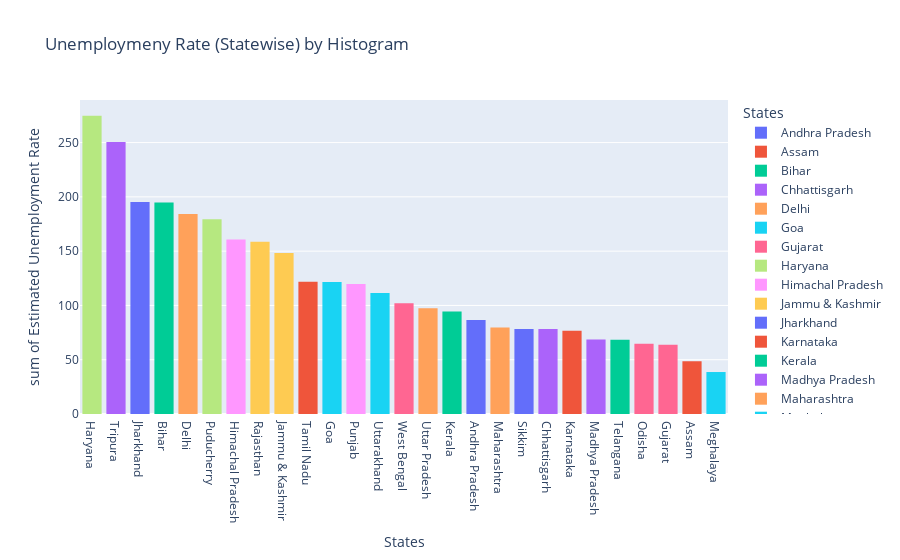

Notebook code for this chart:
### Code cell
fg = px.histogram(data,x='States',y='Estimated Unemployment Rate',color='States',
                  title='Unemploymeny Rate (Statewise) by Histogram',template='plotly')
fg.update_layout(xaxis={'categoryorder':'total descending'})
fg.show()

### Figure 1 — Plotly figure (JSON) as saved in the notebook; plotly's stock layout.template omitted (floating-point values rounded to 4 significant figures)
{"data": [{"alignmentgroup": "True", "bingroup": "x", "histfunc": "sum", "hovertemplate": "States=%{x}<br>sum of Estimated Unemployment Rate=%{y}<extra></extra>", "legendgroup": "Andhra Pradesh", "marker": {"color": "#636efa", "pattern": {"shape": ""}}, "name": "Andhra Pradesh", "offsetgroup": "Andhra Pradesh", "orientation": "v", "showlegend": true, "type": "histogram", "x": ["Andhra Pradesh", "Andhra Pradesh", "Andhra Pradesh", "Andhra Pradesh", "Andhra Pradesh", "Andhra Pradesh", "Andhra Pradesh", "Andhra Pradesh", "Andhra Pradesh", "Andhra Pradesh"], "xaxis": "x", "y": [5.48, 5.83, 5.79, 20.51, 17.43, 3.31, 8.34, 6.96, 6.4, 6.59], "yaxis": "y"}, {"alignmentgroup": "True", "bingroup": "x", "histfunc": "sum", "hovertemplate": "States=%{x}<br>sum of Estimated Unemployment Rate=%{y}<extra></extra>", "legendgroup": "Assam", "marker": {"color": "#EF553B", "pattern": {"shape": ""}}, "name": "Assam", "offsetgroup": "Assam", "orientation": "v", "showlegend": true, "type": "histogram", "x": ["Assam", "Assam", "Assam", "Assam", "Assam", "Assam", "Assam", "Assam", "Assam", "Assam"], "xaxis": "x", "y": [4.66, 4.41, 4.77, 11.06, 9.55, 0.6, 3.77, 5.53, 1.19, 3.02], "yaxis": "y"}, {"alignmentgroup": "True", "bingroup": "x", "histfunc": "sum", "hovertemplate": "States=%{x}<br>sum of Estimated Unemployment Rate=%{y}<extra></extra>", "legendgroup": "Bihar", "marker": {"color": "#00cc96", "pattern": {"shape": ""}}, "name": "Bihar", "offsetgroup": "Bihar", "orientation": "v", "showlegend": true, "type": "histogram", "x": ["Bihar", "Bihar", "Bihar", "Bihar", "Bihar", "Bihar", "Bihar", "Bihar", "Bihar", "Bihar"], "xaxis": "x", "y": [10.61, 10.29, 15.43, 46.64, 45.96, 17.82, 12.79, 13.44, 11.91, 9.82], "yaxis": "y"}, {"alignmentgroup": "True", "bingroup": "x", "histfunc": "sum", "hovertemplate": "States=%{x}<br>sum of Estimated Unemployment Rate=%{y}<extra></extra>", "legendgroup": "Chhattisgarh", "marker": {"color": "#ab63fa", "pattern": {"shape": ""}}, "name": "Chhattisgarh", "offsetgroup": "Chhattisgarh", "orientation": "v", "showlegend": true, "type": "histogram", "x": ["Chhattisgarh", "Chhattisgarh", "Chhattisgarh", "Chhattisgarh", "Chhattisgarh", "Chhattisgarh", "Chhattisgarh", "Chhattisgarh", "Chhattisgarh", "Chhattisgarh"], "xaxis": "x", "y": [9.65, 8.38, 7.54, 3.41, 10.5, 14.23, 10.27, 5.63, 1.96, 6.62], "yaxis": "y"}, {"alignmentgroup": "True", "bingroup": "x", "histfunc": "sum", "hovertemplate": "States=%{x}<br>sum of Estimated Unemployment Rate=%{y}<extra></extra>", "legendgroup": "Delhi", "marker": {"color": "#FFA15A", "pattern": {"shape": ""}}, "name": "Delhi", "offsetgroup": "Delhi", "orientation": "v", "showlegend": true, "type": "histogram", "x": ["Delhi", "Delhi", "Delhi", "Delhi", "Delhi", "Delhi", "Delhi", "Delhi", "Delhi", "Delhi"], "xaxis": "x", "y": [22.23, 14.84, 17.04, 16.68, 42.27, 18.19, 20.3, 13.79, 12.53, 6.27], "yaxis": "y"}, {"alignmentgroup": "True", "bingroup": "x", "histfunc": "sum", "hovertemplate": "States=%{x}<br>sum of Estimated Unemployment Rate=%{y}<extra></extra>", "legendgroup": "Goa", "marker": {"color": "#19d3f3", "pattern": {"shape": ""}}, "name": "Goa", "offsetgroup": "Goa", "orientation": "v", "showlegend": true, "type": "histogram", "x": ["Goa", "Goa", "Goa", "Goa", "Goa", "Goa", "Goa", "Goa", "Goa", "Goa"], "xaxis": "x", "y": [8.89, 2.81, 5.25, 13.31, 21.25, 9.96, 17.07, 16.21, 15.38, 11.54], "yaxis": "y"}, {"alignmentgroup": "True", "bingroup": "x", "histfunc": "sum", "hovertemplate": "States=%{x}<br>sum of Estimated Unemployment Rate=%{y}<extra></extra>", "legendgroup": "Gujarat", "marker": {"color": "#FF6692", "pattern": {"shape": ""}}, "name": "Gujarat", "offsetgroup": "Gujarat", "orientation": "v", "showlegend": true, "type": "histogram", "x": ["Gujarat", "Gujarat", "Gujarat", "Gujarat", "Gujarat", "Gujarat", "Gujarat", "Gujarat", "Gujarat", "Gujarat"], "xaxis": "x", "y": [5.54, 6.38, 6.66, 18.71, 12.11, 3.2, 1.84, 1.87, 3.42, 4.03], "yaxis": "y"}, {"alignmentgroup": "True", "bingroup": "x", "histfunc": "sum", "hovertemplate": "States=%{x}<br>sum of Estimated Unemployment Rate=%{y}<extra></extra>", "legendgroup": "Haryana", "marker": {"color": "#B6E880", "pattern": {"shape": ""}}, "name": "Haryana", "offsetgroup": "Haryana", "orientation": "v", "showlegend": true, "type": "histogram", "x": ["Haryana", "Haryana", "Haryana", "Haryana", "Haryana", "Haryana", "Haryana", "Haryana", "Haryana", "Haryana"], "xaxis": "x", "y": [20.34, 25.77, 25.05, 43.22, 29.02, 26.7, 24.18, 33.5, 19.68, 27.31], "yaxis": "y"}, {"alignmentgroup": "True", "bingroup": "x", "histfunc": "sum", "hovertemplate": "States=%{x}<br>sum of Estimated Unemployment Rate=%{y}<extra></extra>", "legendgroup": "Himachal Pradesh", "marker": {"color": "#FF97FF", "pattern": {"shape": ""}}, "name": "Himachal Pradesh", "offsetgroup": "Himachal Pradesh", "orientation": "v", "showlegend": true, "type": "histogram", "x": ["Himachal Pradesh", "Himachal Pradesh", "Himachal Pradesh", "Himachal Pradesh", "Himachal Pradesh", "Himachal Pradesh", "Himachal Pradesh", "Himachal Pradesh", "Himachal Pradesh", "Himachal Pradesh"], "xaxis": "x", "y": [16.83, 16.84, 18.76, 2.2, 26.95, 13.47, 24.31, 15.79, 12.04, 13.46], "yaxis": "y"}, {"alignmentgroup": "True", "bingroup": "x", "histfunc": "sum", "hovertemplate": "States=%{x}<br>sum of Estimated Unemployment Rate=%{y}<extra></extra>", "legendgroup": "Jammu & Kashmir", "marker": {"color": "#FECB52", "pattern": {"shape": ""}}, "name": "Jammu & Kashmir", "offsetgroup": "Jammu & Kashmir", "orientation": "v", "showlegend": true, "type": "histogram", "x": ["Jammu & Kashmir", "Jammu & Kashmir", "Jammu & Kashmir", "Jammu & Kashmir", "Jammu & Kashmir", "Jammu & Kashmir", "Jammu & Kashmir", "Jammu & Kashmir", "Jammu & Kashmir"], "xaxis": "x", "y": [21.08, 20.78, 15.5, 18.74, 17.92, 10.88, 11.09, 16.17, 16.14], "yaxis": "y"}, {"alignmentgroup": "True", "bingroup": "x", "histfunc": "sum", "hovertemplate": "States=%{x}<br>sum of Estimated Unemployment Rate=%{y}<extra></extra>", "legendgroup": "Jharkhand", "marker": {"color": "#636efa", "pattern": {"shape": ""}}, "name": "Jharkhand", "offsetgroup": "Jharkhand", "orientation": "v", "showlegend": true, "type": "histogram", "x": ["Jharkhand", "Jharkhand", "Jharkhand", "Jharkhand", "Jharkhand", "Jharkhand", "Jharkhand", "Jharkhand", "Jharkhand", "Jharkhand"], "xaxis": "x", "y": [10.61, 11.85, 8.23, 47.09, 59.23, 20.95, 7.63, 9.76, 8.24, 11.8], "yaxis": "y"}, {"alignmentgroup": "True", "bingroup": "x", "histfunc": "sum", "hovertemplate": "States=%{x}<br>sum of Estimated Unemployment Rate=%{y}<extra></extra>", "legendgroup": "Karnataka", "marker": {"color": "#EF553B", "pattern": {"shape": ""}}, "name": "Karnataka", "offsetgroup": "Karnataka", "orientation": "v", "showlegend": true, "type": "histogram", "x": ["Karnataka", "Karnataka", "Karnataka", "Karnataka", "Karnataka", "Karnataka", "Karnataka", "Karnataka", "Karnataka", "Karnataka"], "xaxis": "x", "y": [2.86, 3.61, 3.46, 29.84, 19.97, 8.44, 4.01, 0.5, 2.41, 1.58], "yaxis": "y"}, {"alignmentgroup": "True", "bingroup": "x", "histfunc": "sum", "hovertemplate": "States=%{x}<br>sum of Estimated Unemployment Rate=%{y}<extra></extra>", "legendgroup": "Kerala", "marker": {"color": "#00cc96", "pattern": {"shape": ""}}, "name": "Kerala", "offsetgroup": "Kerala", "orientation": "v", "showlegend": true, "type": "histogram", "x": ["Kerala", "Kerala", "Kerala", "Kerala", "Kerala", "Kerala", "Kerala", "Kerala", "Kerala", "Kerala"], "xaxis": "x", "y": [5.31, 7.6, 8.99, 16.99, 17.88, 9.71, 7.09, 10.98, 5.91, 3.88], "yaxis": "y"}, {"alignmentgroup": "True", "bingroup": "x", "histfunc": "sum", "hovertemplate": "States=%{x}<br>sum of Estimated Unemployment Rate=%{y}<extra></extra>", "legendgroup": "Madhya Pradesh", "marker": {"color": "#ab63fa", "pattern": {"shape": ""}}, "name": "Madhya Pradesh", "offsetgroup": "Madhya Pradesh", "orientation": "v", "showlegend": true, "type": "histogram", "x": ["Madhya Pradesh", "Madhya Pradesh", "Madhya Pradesh", "Madhya Pradesh", "Madhya Pradesh", "Madhya Pradesh", "Madhya Pradesh", "Madhya Pradesh", "Madhya Pradesh", "Madhya Pradesh"], "xaxis": "x", "y": [4.11, 4.57, 2.22, 12.36, 21.98, 6.48, 5.08, 4.7, 3.91, 3.13], "yaxis": "y"}, {"alignmentgroup": "True", "bingroup": "x", "histfunc": "sum", "hovertemplate": "States=%{x}<br>sum of Estimated Unemployment Rate=%{y}<extra></extra>", "legendgroup": "Maharashtra", "marker": {"color": "#FFA15A", "pattern": {"shape": ""}}, "name": "Maharashtra", "offsetgroup": "Maharashtra", "orientation": "v", "showlegend": true, "type": "histogram", "x": ["Maharashtra", "Maharashtra", "Maharashtra", "Maharashtra", "Maharashtra", "Maharashtra", "Maharashtra", "Maharashtra", "Maharashtra", "Maharashtra"], "xaxis": "x", "y": [4.95, 4.69, 5.79, 20.9, 15.46, 9.23, 3.89, 6.23, 4.55, 4.1], "yaxis": "y"}, {"alignmentgroup": "True", "bingroup": "x", "histfunc": "sum", "hovertemplate": "States=%{x}<br>sum of Estimated Unemployment Rate=%{y}<extra></extra>", "legendgroup": "Meghalaya", "marker": {"color": "#19d3f3", "pattern": {"shape": ""}}, "name": "Meghalaya", "offsetgroup": "Meghalaya", "orientation": "v", "showlegend": true, "type": "histogram", "x": ["Meghalaya", "Meghalaya", "Meghalaya", "Meghalaya", "Meghalaya", "Meghalaya", "Meghalaya", "Meghalaya", "Meghalaya", "Meghalaya"], "xaxis": "x", "y": [1.66, 3.59, 1.58, 10.03, 5.92, 1.15, 2.1, 3.74, 4.29, 4.6], "yaxis": "y"}, {"alignmentgroup": "True", "bingroup": "x", "histfunc": "sum", "hovertemplate": "States=%{x}<br>sum of Estimated Unemployment Rate=%{y}<extra></extra>", "legendgroup": "Odisha", "marker": {"color": "#FF6692", "pattern": {"shape": ""}}, "name": "Odisha", "offsetgroup": "Odisha", "orientation": "v", "showlegend": true, "type": "histogram", "x": ["Odisha", "Odisha", "Odisha", "Odisha", "Odisha", "Odisha", "Odisha", "Odisha", "Odisha", "Odisha"], "xaxis": "x", "y": [1.9, 3.12, 13.08, 23.76, 11.41, 3.77, 1.88, 1.42, 2.1, 2.18], "yaxis": "y"}, {"alignmentgroup": "True", "bingroup": "x", "histfunc": "sum", "hovertemplate": "States=%{x}<br>sum of Estimated Unemployment Rate=%{y}<extra></extra>", "legendgroup": "Puducherry", "marker": {"color": "#B6E880", "pattern": {"shape": ""}}, "name": "Puducherry", "offsetgroup": "Puducherry", "orientation": "v", "showlegend": true, "type": "histogram", "x": ["Puducherry", "Puducherry", "Puducherry", "Puducherry", "Puducherry", "Puducherry", "Puducherry", "Puducherry", "Puducherry", "Puducherry"], "xaxis": "x", "y": [0.58, 1.76, 1.2, 75.85, 58.19, 4.24, 15.47, 5.05, 10.9, 6.18], "yaxis": "y"}, {"alignmentgroup": "True", "bingroup": "x", "histfunc": "sum", "hovertemplate": "States=%{x}<br>sum of Estimated Unemployment Rate=%{y}<extra></extra>", "legendgroup": "Punjab", "marker": {"color": "#FF97FF", "pattern": {"shape": ""}}, "name": "Punjab", "offsetgroup": "Punjab", "orientation": "v", "showlegend": true, "type": "histogram", "x": ["Punjab", "Punjab", "Punjab", "Punjab", "Punjab", "Punjab", "Punjab", "Punjab", "Punjab", "Punjab"], "xaxis": "x", "y": [11.11, 10.97, 10.32, 2.86, 28.33, 16.55, 9.19, 10.99, 9.61, 9.88], "yaxis": "y"}, {"alignmentgroup": "True", "bingroup": "x", "histfunc": "sum", "hovertemplate": "States=%{x}<br>sum of Estimated Unemployment Rate=%{y}<extra></extra>", "legendgroup": "Rajasthan", "marker": {"color": "#FECB52", "pattern": {"shape": ""}}, "name": "Rajasthan", "offsetgroup": "Rajasthan", "orientation": "v", "showlegend": true, "type": "histogram", "x": ["Rajasthan", "Rajasthan", "Rajasthan", "Rajasthan", "Rajasthan", "Rajasthan", "Rajasthan", "Rajasthan", "Rajasthan", "Rajasthan"], "xaxis": "x", "y": [10.97, 15.16, 11.9, 17.7, 15.74, 14.39, 15.81, 17.51, 15.35, 24.15], "yaxis": "y"}, {"alignmentgroup": "True", "bingroup": "x", "histfunc": "sum", "hovertemplate": "States=%{x}<br>sum of Estimated Unemployment Rate=%{y}<extra></extra>", "legendgroup": "Sikkim", "marker": {"color": "#636efa", "pattern": {"shape": ""}}, "name": "Sikkim", "offsetgroup": "Sikkim", "orientation": "v", "showlegend": true, "type": "histogram", "x": ["Sikkim", "Sikkim", "Sikkim", "Sikkim", "Sikkim", "Sikkim", "Sikkim", "Sikkim"], "xaxis": "x", "y": [23.57, 2.28, 24.51, 4.46, 4.45, 12.49, 5.7, 0.88], "yaxis": "y"}, {"alignmentgroup": "True", "bingroup": "x", "histfunc": "sum", "hovertemplate": "States=%{x}<br>sum of Estimated Unemployment Rate=%{y}<extra></extra>", "legendgroup": "Tamil Nadu", "marker": {"color": "#EF553B", "pattern": {"shape": ""}}, "name": "Tamil Nadu", "offsetgroup": "Tamil Nadu", "orientation": "v", "showlegend": true, "type": "histogram", "x": ["Tamil Nadu", "Tamil Nadu", "Tamil Nadu", "Tamil Nadu", "Tamil Nadu", "Tamil Nadu", "Tamil Nadu", "Tamil Nadu", "Tamil Nadu", "Tamil Nadu"], "xaxis": "x", "y": [1.57, 2.09, 6.4, 49.83, 33.16, 12.2, 6.81, 2.65, 5, 2.16], "yaxis": "y"}, {"alignmentgroup": "True", "bingroup": "x", "histfunc": "sum", "hovertemplate": "States=%{x}<br>sum of Estimated Unemployment Rate=%{y}<extra></extra>", "legendgroup": "Telangana", "marker": {"color": "#00cc96", "pattern": {"shape": ""}}, "name": "Telangana", "offsetgroup": "Telangana", "orientation": "v", "showlegend": true, "type": "histogram", "x": ["Telangana", "Telangana", "Telangana", "Telangana", "Telangana", "Telangana", "Telangana", "Telangana", "Telangana", "Telangana"], "xaxis": "x", "y": [5.49, 8.29, 5.77, 6.25, 14.7, 10.55, 5.36, 5.79, 3.27, 2.86], "yaxis": "y"}, {"alignmentgroup": "True", "bingroup": "x", "histfunc": "sum", "hovertemplate": "States=%{x}<br>sum of Estimated Unemployment Rate=%{y}<extra></extra>", "legendgroup": "Tripura", "marker": {"color": "#ab63fa", "pattern": {"shape": ""}}, "name": "Tripura", "offsetgroup": "Tripura", "orientation": "v", "showlegend": true, "type": "histogram", "x": ["Tripura", "Tripura", "Tripura", "Tripura", "Tripura", "Tripura", "Tripura", "Tripura", "Tripura", "Tripura"], "xaxis": "x", "y": [32.67, 28.4, 29.95, 41.23, 21.51, 21.71, 18.24, 27.92, 17.35, 11.57], "yaxis": "y"}, {"alignmentgroup": "True", "bingroup": "x", "histfunc": "sum", "hovertemplate": "States=%{x}<br>sum of Estimated Unemployment Rate=%{y}<extra></extra>", "legendgroup": "Uttar Pradesh", "marker": {"color": "#FFA15A", "pattern": {"shape": ""}}, "name": "Uttar Pradesh", "offsetgroup": "Uttar Pradesh", "orientation": "v", "showlegend": true, "type": "histogram", "x": ["Uttar Pradesh", "Uttar Pradesh", "Uttar Pradesh", "Uttar Pradesh", "Uttar Pradesh", "Uttar Pradesh", "Uttar Pradesh", "Uttar Pradesh", "Uttar Pradesh", "Uttar Pradesh"], "xaxis": "x", "y": [7.58, 8.98, 10.11, 21.54, 20.41, 9.47, 5.56, 5.79, 4.18, 3.75], "yaxis": "y"}, {"alignmentgroup": "True", "bingroup": "x", "histfunc": "sum", "hovertemplate": "States=%{x}<br>sum of Estimated Unemployment Rate=%{y}<extra></extra>", "legendgroup": "Uttarakhand", "marker": {"color": "#19d3f3", "pattern": {"shape": ""}}, "name": "Uttarakhand", "offsetgroup": "Uttarakhand", "orientation": "v", "showlegend": true, "type": "histogram", "x": ["Uttarakhand", "Uttarakhand", "Uttarakhand", "Uttarakhand", "Uttarakhand", "Uttarakhand", "Uttarakhand", "Uttarakhand", "Uttarakhand", "Uttarakhand"], "xaxis": "x", "y": [5.49, 4.99, 19.85, 6.48, 8.01, 8.61, 12.38, 14.26, 22.26, 9.23], "yaxis": "y"}, {"alignmentgroup": "True", "bingroup": "x", "histfunc": "sum", "hovertemplate": "States=%{x}<br>sum of Estimated Unemployment Rate=%{y}<extra></extra>", "legendgroup": "West Bengal", "marker": {"color": "#FF6692", "pattern": {"shape": ""}}, "name": "West Bengal", "offsetgroup": "West Bengal", "orientation": "v", "showlegend": true, "type": "histogram", "x": ["West Bengal", "West Bengal", "West Bengal", "West Bengal", "West Bengal", "West Bengal", "West Bengal", "West Bengal", "West Bengal", "West Bengal"], "xaxis": "x", "y": [6.94, 4.92, 6.92, 17.41, 17.41, 7.29, 6.83, 14.87, 9.35, 9.98], "yaxis": "y"}], "layout": {"autosize": true, "barmode": "relative", "legend": {"title": {"text": "States"}, "tracegroupgap": 0}, "title": {"text": "Unemploymeny Rate (Statewise) by Histogram"}, "xaxis": {"anchor": "y", "autorange": true, "categoryarray": ["Andhra Pradesh", "Assam", "Bihar", "Chhattisgarh", "Delhi", "Goa", "Gujarat", "Haryana", "Himachal Pradesh", "Jammu & Kashmir", "Jharkhand", "Karnataka", "Kerala", "Madhya Pradesh", "Maharashtra", "Meghalaya", "Odisha", "Puducherry", "Punjab", "Rajasthan", "Sikkim", "Tamil Nadu", "Telangana", "Tripura", "Uttar Pradesh", "Uttarakhand", "West Bengal"], "categoryorder": "total descending", "domain": [0, 1], "range": [-0.5, 26.5], "title": {"text": "States"}, "type": "category"}, "yaxis": {"anchor": "x", "autorange": true, "domain": [0, 1], "range": [0, 289.2], "title": {"text": "sum of Estimated Unemployment Rate"}, "type": "linear"}}}
